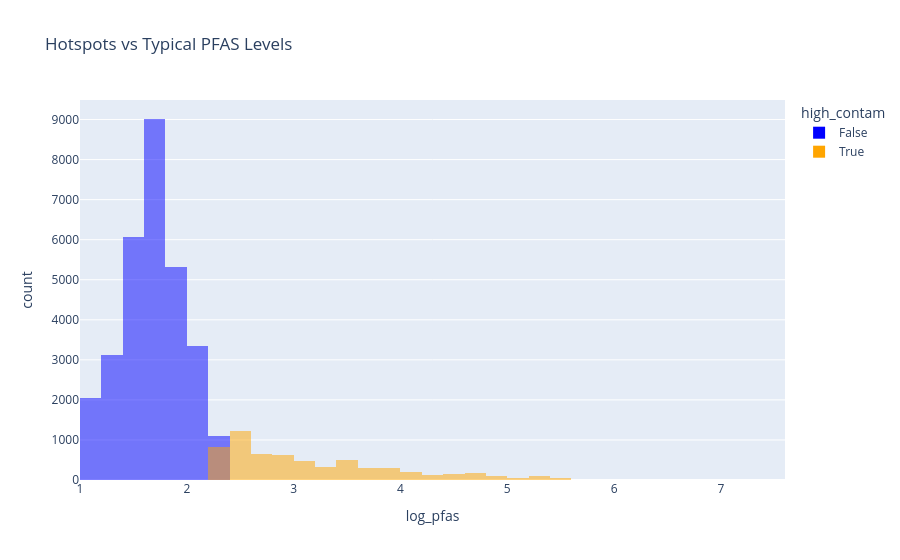

The code cell stored with this chart in its notebook:
### Code cell
contain_pfas["high_contam"] = contain_pfas["mean_result_ngL"] > 10


px.histogram(
    contain_pfas,
    x="log_pfas",
    nbins=50,
    color="high_contam",
    barmode='overlay',
    color_discrete_map={
        True: 'orange',  # Use boolean True as the key
        False: 'blue'    # Use boolean False as the key
    },
    title="Hotspots vs Typical PFAS Levels", 
    
)

### Figure 1 — Plotly figure (JSON) as saved in the notebook; plotly's stock layout.template omitted (floating-point values rounded to 4 significant figures; data arrays with more than 128 entries replaced by an {"elided": "..."} marker saying what was removed)
{"data": [{"bingroup": "x", "hovertemplate": "high_contam=False<br>log_pfas=%{x}<br>count=%{y}<extra></extra>", "legendgroup": "False", "marker": {"color": "blue", "opacity": 0.5, "pattern": {"shape": ""}}, "name": "False", "nbinsx": 50, "orientation": "v", "showlegend": true, "type": "histogram", "x": {"elided": "29999 float values"}, "xaxis": "x", "yaxis": "y"}, {"bingroup": "x", "hovertemplate": "high_contam=True<br>log_pfas=%{x}<br>count=%{y}<extra></extra>", "legendgroup": "True", "marker": {"color": "orange", "opacity": 0.5, "pattern": {"shape": ""}}, "name": "True", "nbinsx": 50, "orientation": "v", "showlegend": true, "type": "histogram", "x": {"elided": "6189 float values"}, "xaxis": "x", "yaxis": "y"}], "layout": {"barmode": "overlay", "legend": {"title": {"text": "high_contam"}, "tracegroupgap": 0}, "title": {"text": "Hotspots vs Typical PFAS Levels"}, "xaxis": {"anchor": "y", "domain": [0, 1], "title": {"text": "log_pfas"}}, "yaxis": {"anchor": "x", "domain": [0, 1], "title": {"text": "count"}}}}
